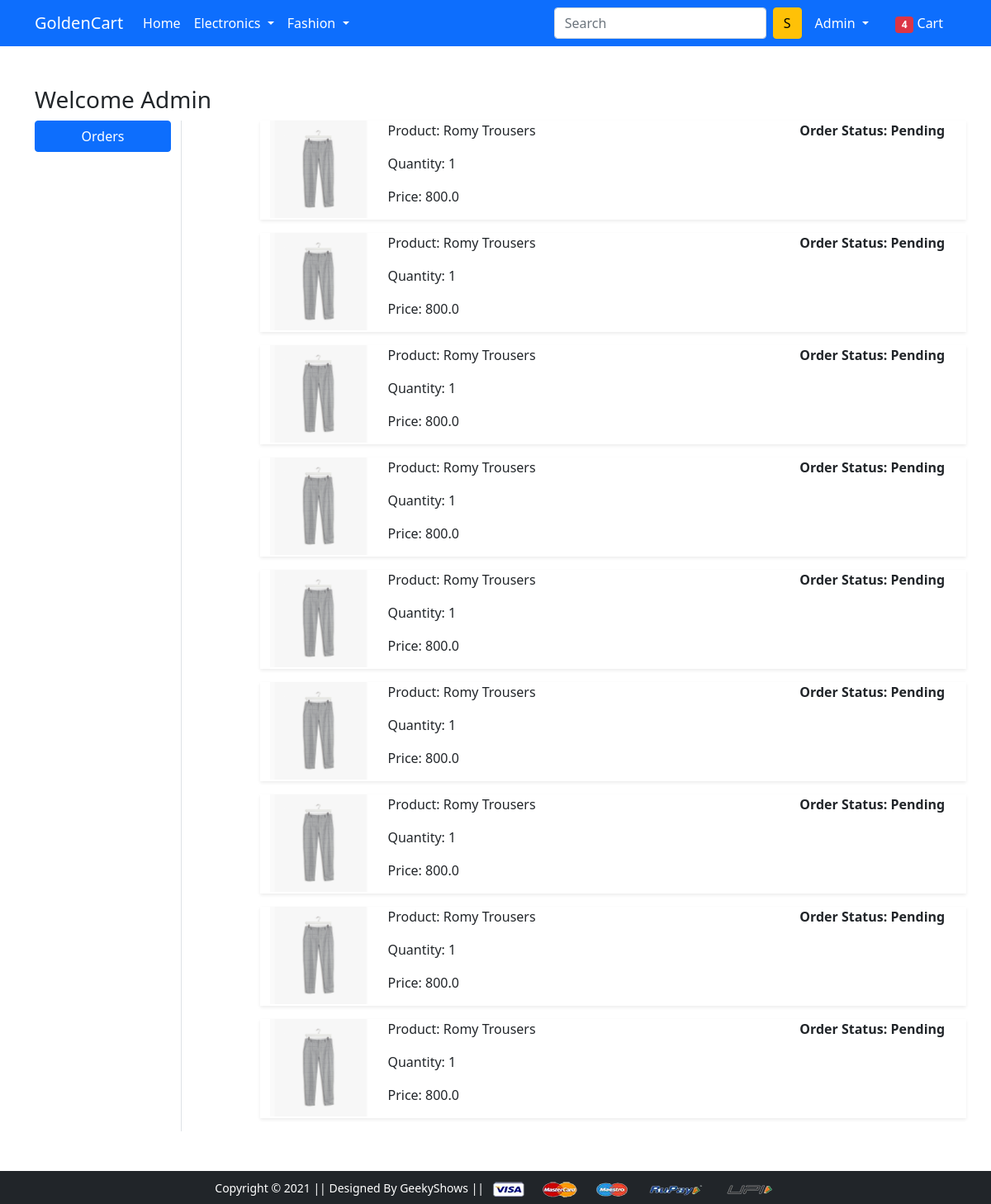
The app's page /orders/ (signed in) with its own data.
### app/models.py (models this page shows, shortened)
class OrderPlaced(models.Model):
    user = models.ForeignKey(User, on_delete=models.CASCADE)
    customer = models.ForeignKey(Customer, on_delete=models.CASCADE)
    product = models.ForeignKey(Product, on_delete=models.CASCADE)
    quantity = models.PositiveIntegerField(default=1)
    ordered_date = models.DateTimeField(auto_now_add=True)
    status = models.CharField(max_length=50, choices=STATUS_CHOICES, default='Pending')
    Start_date = models.DateField(default=datetime.now(), null=True, blank=True)
    End_date = models.DateField(default=datetime.now(), null=True, blank=True)
    Days = models.IntegerField(default=1, null=True, blank=True)
    @property
    def total_cost(self):
        return self.quantity * self.product.discounted_price * self.Days

class Product(models.Model):
    title = models.CharField(max_length=200)
    selling_price = models.FloatField()
    discounted_price = models.FloatField()
    description = RichTextField(blank=True,null=True)
    brand = models.CharField(max_length=200)
    category = models.CharField(choices = CATEGORY_CHOICES, max_length=2)
    product_image = models.ImageField(upload_to = 'productimg')
    stock_available = models.BooleanField(default=True)

### app/views.py (the view)
# urls.py: path('orders/', views.orders, name='orders'),
@login_required
def orders(request):
    op=OrderPlaced.objects.filter(user=request.user)
    totalitem=len(Cart.objects.filter(user=request.user))
    return render(request, 'app/orders.html',{'order_placed':op,'totalitem':totalitem})

### app/templates/app/orders.html (shortened to what this page needs)
{% extends 'app/base.html' %}
{% load static %}
{% block main-content %}
<div class="container my-5">
 <div class="row">
 <h3>Welcome <span class="text-capitalize">{{request.user}}</span></h3>
  <div class="col-sm-2 border-end">
   <ul class="list-unstyled">
    <li class="d-grid"><a href="{% url 'orders' %}" class="btn btn-primary">Orders</a></li>
   </ul>
  </div>
  <div class="col-sm-9 offset-sm-1">
   {% for op in order_placed %}
   <div class="row shadow-sm mb-3">
    <div class="col-sm-2">
        <img src="{{op.product.product_image.url}}" alt="" srcset="" class="img-fluid" height="150" width="150">
    </div>
    <div class="col-sm-7">
        <p>Product: {{op.product.title}}</p>
        <p>Quantity: {{op.quantity}}</p>
        <p>Price: {{op.total_cost}}</p>
    </div>
    <div class="col-sm-3 fw-bold">
        <p>Order Status: {{op.status}}</p>
    </div>
   </div>
   {% endfor %}
  </div>
 </div>
</div>
{% endblock main-content %}

### app/templates/app/base.html (shortened to what this page needs)
<!doctype html>
{% load static %}
<html lang="en">
  <head>
    <link href="https://cdn.jsdelivr.net/npm/bootstrap@5.0.0-beta1/dist/css/bootstrap.min.css" rel="stylesheet">
    <link rel="stylesheet" href="{% static 'app/css/owl.carousel.min.css' %}">
    <link rel="stylesheet" href="{% static 'app/css/all.min.css' %}">
    <link rel="stylesheet" href="{% static 'app/css/style.css' %}">
  </head>
  <body>
    <nav class="navbar navbar-expand-lg navbar-dark bg-primary">
     <div class="container">
       <a class="navbar-brand" href="/">GoldenCart</a>
       <div class="collapse navbar-collapse" id="navbarSupportedContent">
         <ul class="navbar-nav me-auto mb-2 mb-lg-0">
           <li class="nav-item">
             <a class="nav-link active" aria-current="page" href="/">Home</a>
           </li>
           <li class="nav-item dropdown">
             <a class="nav-link dropdown-toggle text-white" href="#" id="electronicsDropdown" role="button" data-bs-toggle="dropdown" aria-expanded="false">
               Electronics
             </a>
           </li>
           <li class="nav-item dropdown">
             <a class="nav-link dropdown-toggle text-white" href="#" id="fashionDropdown" role="button" data-bs-toggle="dropdown" aria-expanded="false">
               Fashion
             </a>
           </li>
         </ul>
         <form class="d-flex" method="GET" action="{% url 'search_bar' %}">
           <input class="form-control me-2" name="search_content" value="{{search_content}}" type="search" placeholder="Search" aria-label="Search">
           <button class="btn btn-warning" type="submit">S</button>
         </form>
         <div>
          <ul class="navbar-nav me-auto mb-2 mb-lg-0">
            {% if request.user.is_authenticated %}
           <li class="nav-item dropdown mx-2">
              <a class="nav-link dropdown-toggle text-white" href="#" id="profileDropdown" role="button" data-bs-toggle="dropdown" aria-expanded="false">
                {{request.user.username|capfirst}}
              </a>
            </li>
            <li class="nav-item mx-2">
             <a href="{% url 'showcart' %}" class="nav-link text-white"><span class="badge bg-danger">4</span> Cart </a>
            </li>
            {% endif %}
          </ul>
         </div>
       </div>
     </div>
    </nav>
    {% block main-content %} {% endblock main-content %}
    <footer class="container-fluid bg-dark text-center p-2 mt-5">
        <small class="text-white">Copyright &copy; 2021 || Designed By GeekyShows || </small>
        <img src="{% static 'app/images/payment.png' %}" alt="" srcset="" class="img-fluid" height="2px">
    </footer>
  </body>
</html>

### records on screen
OrderPlaced: product.product_image (picture), product "Romy Trousers", quantity "1", total_cost "800.0", status "Pending"
OrderPlaced: product.product_image (picture), product "Romy Trousers", quantity "1", total_cost "800.0", status "Pending"
OrderPlaced: product.product_image (picture), product "Romy Trousers", quantity "1", total_cost "800.0", status "Pending"
OrderPlaced: product.product_image (picture), product "Romy Trousers", quantity "1", total_cost "800.0", status "Pending"
OrderPlaced: product.product_image (picture), product "Romy Trousers", quantity "1", total_cost "800.0", status "Pending"
OrderPlaced: product.product_image (picture), product "Romy Trousers", quantity "1", total_cost "800.0", status "Pending"
OrderPlaced: product.product_image (picture), product "Romy Trousers", quantity "1", total_cost "800.0", status "Pending"
OrderPlaced: product.product_image (picture), product "Romy Trousers", quantity "1", total_cost "800.0", status "Pending"
OrderPlaced: product.product_image (picture), product "Romy Trousers", quantity "1", total_cost "800.0", status "Pending"

### other values on screen
{{ request.user.username|capfirst }} "Admin"
{{ request.user }} "Admin"
